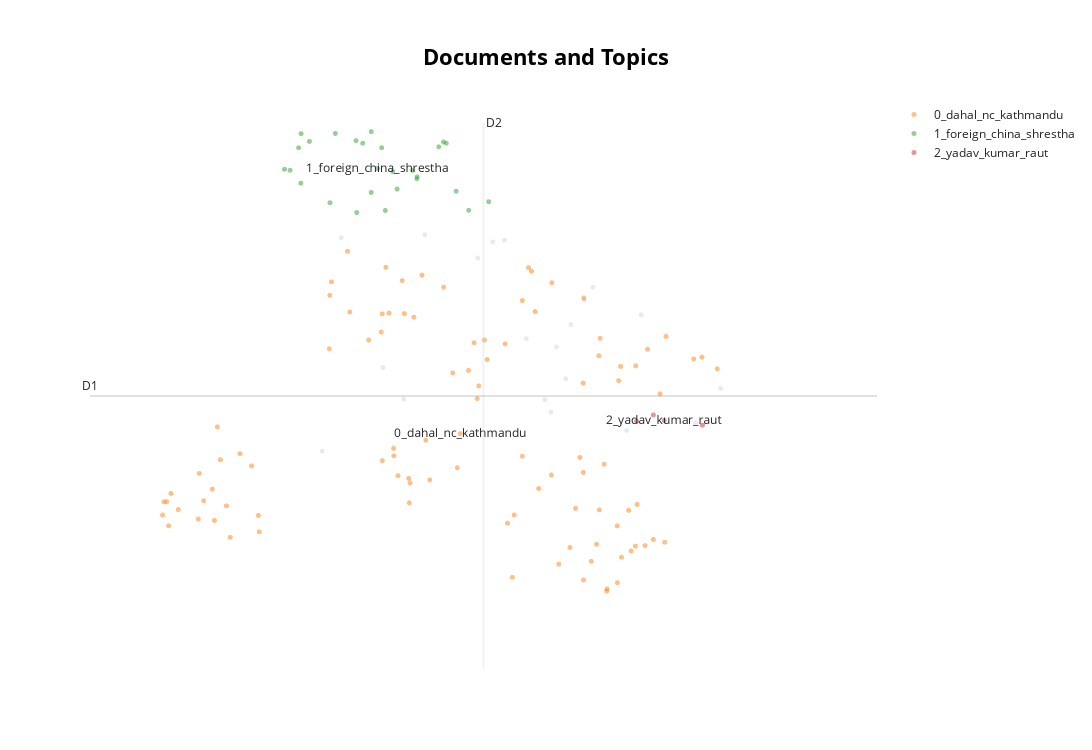

The cell this chart's notebook holds for it:
### Code cell
reduced_embeddings = UMAP(n_neighbors=10, n_components=2, min_dist=0.1, metric='cosine').fit_transform(embeddings)
topic_model.visualize_documents(docs, reduced_embeddings=reduced_embeddings, hide_document_hover=True)

### Figure 1 — Plotly figure (JSON) as saved in the notebook; plotly's stock layout.template omitted (floating-point values rounded to 4 significant figures)
{"data": [{"hoverinfo": "text", "marker": {"color": "#CFD8DC", "opacity": 0.5, "size": 5}, "mode": "markers+text", "name": "other", "showlegend": false, "type": "scattergl", "x": [8.138, 7.616, 8.73, 7.436, 7.776, 6.861, 7.489, 6.225, 7.849, 6.406, 6.047, 5.689, 5.525, 7.66, 7.535, 6.99, 8.265, 8.946, 7.089, 7.277], "y": [-5.326, -4.557, -5.211, -4.87, -3.387, -2.76, -5.056, -4.861, -3.195, -2.414, -4.39, -2.462, -5.636, -3.749, -4.084, -2.521, -3.606, -4.702, -2.494, -3.962]}, {"hoverinfo": "text", "marker": {"opacity": 0.5, "size": 5}, "mode": "markers+text", "name": "0_dahal_nc_kathmandu", "text": ["", "", "", "", "", "", "", "", "", "", "", "", "", "", "", "", "", "", "", "", "", "", "", "", "", "", "", "", "", "", "", "", "", "", "", "", "", "", "", "", "", "", "", "", "", "", "", "", "", "", "", "", "", "", "", "", "", "", "", "", "", "", "", "", "", "", "", "", "", "", "", "", "", "", "", "", "", "", "", "", "", "", "", "", "", "", "", "", "", "", "", "", "", "", "", "", "", "", "0_dahal_nc_kathmandu"], "textfont": {"size": 12}, "type": "scattergl", "x": [7.243, 8.213, 7.556, 8.228, 6.141, 6.917, 7.173, 4.508, 4.82, 4.19, 7.771, 8.714, 6.23, 6.098, 6.941, 7.116, 5.742, 8.318, 4.984, 7.765, 7.967, 8.094, 7.903, 6.272, 8.425, 7.97, 5.591, 8.057, 4.155, 6.279, 4.736, 7.945, 7.7, 4.29, 6.041, 4.703, 8.476, 6.567, 4.624, 8.368, 7.243, 4.977, 6.212, 7.651, 7.736, 4.651, 7.158, 7.095, 6.829, 6.381, 6.071, 6.856, 6.032, 8.059, 5.924, 7.764, 7.899, 7.322, 6.415, 6.868, 8.785, 7.352, 7.496, 8.296, 8.216, 4.582, 7.383, 8.177, 8.464, 7.88, 6.449, 6.041, 8.07, 6.312, 5.586, 4.918, 7.768, 5.605, 4.166, 4.462, 4.206, 7.835, 6.176, 6.685, 6.781, 4.6, 6.138, 7.911, 4.469, 6.645, 5.762, 8.917, 6.267, 8.087, 4.227, 7.296, 7.492, 8.155, 6.71], "y": [-3.394, -7.05, -7.317, -6.428, -5.705, -3.981, -6.585, -6.373, -5.673, -6.387, -3.356, -4.262, -3.588, -3.579, -4.271, -6.707, -2.661, -4.12, -6.835, -5.952, -7.72, -7.215, -6.509, -6.404, -4.784, -7.685, -3.316, -6.747, -6.587, -6.11, -6.917, -5.83, -6.487, -6.505, -5.777, -6.449, -3.928, -3.196, -5.273, -6.95, -5.711, -6.592, -3.097, -7.069, -5.729, -5.761, -7.513, -4.039, -4.021, -3.015, -2.899, -4.852, -3.864, -7.592, -3.981, -4.622, -4.216, -2.957, -5.474, -4.664, -4.235, -3.558, -3.128, -7.041, -4.365, -6.2, -6.191, -7.12, -6.991, -7.022, -6.063, -3.591, -4.586, -3.641, -4.111, -5.855, -7.552, -3.115, -6.39, -6.644, -6.747, -7.275, -6.0, -5.881, -4.434, -6.667, -5.594, -3.956, -5.966, -4.47, -3.565, -4.411, -6.041, -4.374, -6.264, -2.904, -5.991, -6.516, -5.375]}, {"hoverinfo": "text", "marker": {"opacity": 0.5, "size": 5}, "mode": "markers+text", "name": "1_foreign_china_shrestha", "text": ["", "", "", "", "", "", "", "", "", "", "", "", "", "", "", "", "", "", "", "", "", "", "", "", "", "", "1_foreign_china_shrestha"], "textfont": {"size": 12}, "type": "scattergl", "x": [6.566, 5.342, 6.13, 6.954, 5.249, 5.945, 5.322, 5.873, 5.946, 5.592, 6.067, 6.783, 5.415, 5.201, 6.525, 6.675, 5.821, 5.815, 6.036, 6.337, 6.301, 6.59, 6.168, 6.34, 5.638, 5.344, 5.999], "y": [-1.033, -1.647, -1.473, -1.922, -1.454, -1.785, -1.119, -1.052, -0.8795, -1.938, -2.053, -2.051, -1.025, -1.44, -1.105, -1.767, -2.084, -1.013, -1.119, -1.58, -1.456, -1.053, -1.735, -1.551, -0.9068, -0.9098, -1.429]}, {"hoverinfo": "text", "marker": {"opacity": 0.5, "size": 5}, "mode": "markers+text", "name": "2_yadav_kumar_raut", "text": ["", "", "", "2_yadav_kumar_raut"], "textfont": {"size": 12}, "type": "scattergl", "x": [8.224, 8.789, 8.368, 8.46], "y": [-5.189, -5.249, -5.097, -5.178]}], "layout": {"annotations": [{"showarrow": false, "text": "D1", "x": 3.532, "y": -4.813, "yshift": 10}, {"showarrow": false, "text": "D2", "x": 6.91, "xshift": 10, "y": -0.7476}], "height": 750, "shapes": [{"line": {"color": "#CFD8DC", "width": 2}, "type": "line", "x0": 6.91, "x1": 6.91, "y0": -8.878, "y1": -0.7476}, {"line": {"color": "#9E9E9E", "width": 2}, "type": "line", "x0": 3.532, "x1": 10.29, "y0": -4.813, "y1": -4.813}], "title": {"font": {"color": "Black", "size": 22}, "text": "<b>Documents and Topics</b>", "x": 0.5, "xanchor": "center", "yanchor": "top"}, "width": 1200, "xaxis": {"visible": false}, "yaxis": {"visible": false}}}
